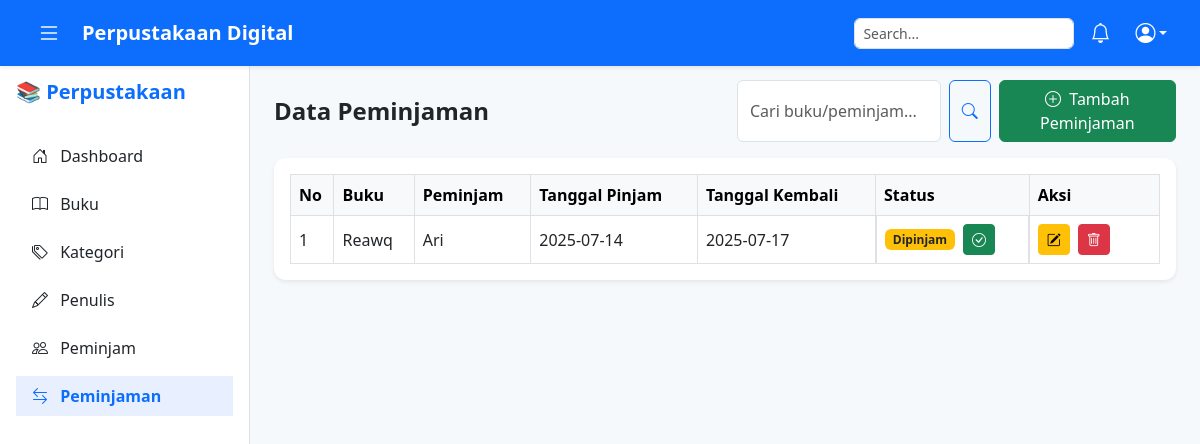
The page /pages/peminjaman.php (signed in) on the database as committed earlier.
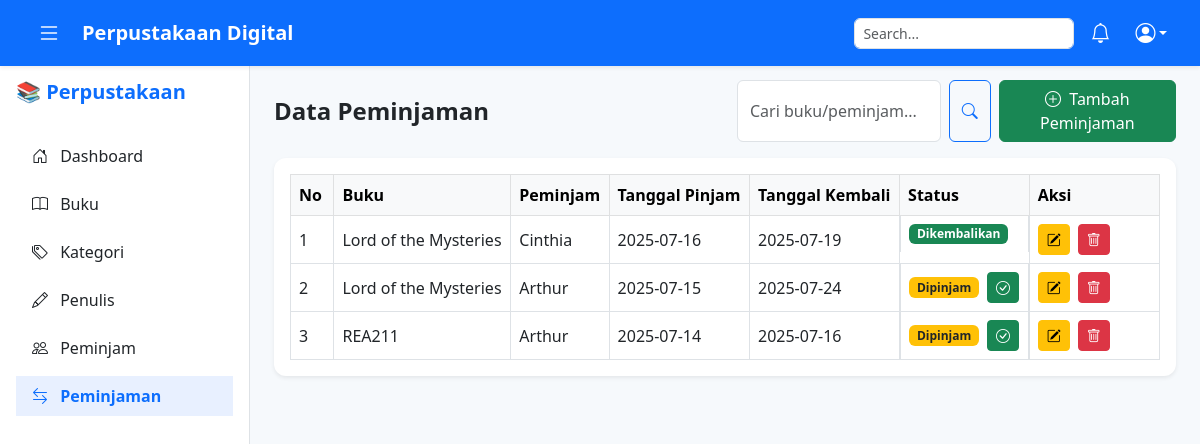
The same page on the database as committed later.
### tables this page shows
CREATE TABLE `tb_peminjaman` (
  `id_peminjaman` int(11) NOT NULL,
  `id_buku` int(11) DEFAULT NULL,
  `id_peminjam` int(11) DEFAULT NULL,
  `tanggal_pinjam` date DEFAULT NULL,
  `tanggal_kembali` date DEFAULT NULL,
  `status` enum('Dipinjam','Dikembalikan','Terlambat') DEFAULT 'Dipinjam'
);

CREATE TABLE `tb_buku` (
  `id_buku` int(11) NOT NULL,
  `judul_buku` varchar(200) NOT NULL,
  `tahun_terbit` year(4) DEFAULT NULL,
  `id_kategori` int(11) DEFAULT NULL,
  `id_penulis` int(11) DEFAULT NULL
);

CREATE TABLE `tb_peminjam` (
  `id_peminjam` int(11) NOT NULL,
  `nama_peminjam` varchar(100) NOT NULL,
  `no_hp` varchar(20) DEFAULT NULL,
  `alamat` text DEFAULT NULL
);

### pages/peminjaman.php (the view, shortened to what this page needs)
<?php
include '../config/koneksi.php';
include '../componen/header.php';
include '../componen/sidebar.php';
$cari = $_GET['cari'] ?? '';
$data = mysqli_query($conn, "
    SELECT pj.*, b.judul_buku, pm.nama_peminjam
    FROM tb_peminjaman pj
    LEFT JOIN tb_buku b ON pj.id_buku = b.id_buku
    LEFT JOIN tb_peminjam pm ON pj.id_peminjam = pm.id_peminjam
    WHERE b.judul_buku LIKE '%$cari%' OR pm.nama_peminjam LIKE '%$cari%'
    ORDER BY pj.id_peminjaman DESC
");
?>
<main class="main-content" style="margin-left: 250px; padding-top: 80px; background-color: #f6f9fc;">
    <div class="container-fluid px-4">
        <div class="row align-items-center mb-3">
            <div class="col-md-6">
                <h4 class="fw-bold mb-0">Data Peminjaman</h4>
            </div>
            <div class="col-md-6 d-flex justify-content-end gap-2">
                <form method="GET" class="d-flex" role="search">
                    <input type="text" name="cari" class="form-control me-2" placeholder="Cari buku/peminjam..." value="<?= htmlspecialchars($cari); ?>">
                    <button class="btn btn-outline-primary" type="submit">
                        <i class="bi bi-search"></i>
                    </button>
                </form>
                <a href="tambah_peminjaman.php" class="btn btn-success">
                    <i class="bi bi-plus-circle me-1"></i> Tambah Peminjaman
                </a>
            </div>
        </div>
        <div class="card border-0 shadow-sm">
            <div class="card-body table-responsive">
                <table class="table table-bordered table-hover align-middle mb-0">
                    <thead class="table-light">
                        <tr>
                            <th style="width: 5%;">No</th>
                            <th>Buku</th>
                            <th>Peminjam</th>
                            <th>Tanggal Pinjam</th>
                            <th>Tanggal Kembali</th>
                            <th>Status</th>
                            <th style="width: 15%;">Aksi</th>
                        </tr>
                    </thead>
                    <tbody>
                        <?php $no = 1;
                        while ($d = mysqli_fetch_array($data)) { ?>
                            <tr>
                                <td><?= $no++; ?></td>
                                <td><?= htmlspecialchars($d['judul_buku']); ?></td>
                                <td><?= htmlspecialchars($d['nama_peminjam']); ?></td>
                                <td><?= $d['tanggal_pinjam']; ?></td>
                                <td><?= $d['tanggal_kembali']; ?></td>
                                <td class="d-flex align-items-center gap-2">
                                    <?php if ($d['status'] == 'Dikembalikan'): ?>
                                        <span class="badge bg-success">Dikembalikan</span>
                                    <?php elseif ($d['status'] == 'Terlambat'): ?>
                                        <span class="badge bg-danger">Terlambat</span>
                                    <?php else: ?>
                                        <span class="badge bg-warning text-dark">Dipinjam</span>
                                    <?php endif; ?>
                                    <?php if ($d['status'] == 'Dipinjam' || $d['status'] == 'Terlambat'): ?>
                                        <a href="../proses/peminjaman_proses.php?selesai&id=<?= $d['id_peminjaman']; ?>"
                                            class="btn btn-sm btn-success"
                                            onclick="return confirm('Tandai sebagai dikembalikan?')">
                                            <i class="bi bi-check-circle"></i>
                                        </a>
                                    <?php endif; ?>
                                </td>
                                <td>
                                    <a href="edit_peminjaman.php?id=<?= $d['id_peminjaman']; ?>" class="btn btn-sm btn-warning me-1">
                                        <i class="bi bi-pencil-square"></i>
                                    </a>
                                    <a href="../proses/peminjaman_proses.php?hapus&id=<?= $d['id_peminjaman']; ?>" class="btn btn-sm btn-danger" onclick="return confirm('Hapus?')">
                                        <i class="bi bi-trash"></i>
                                    </a>
                                </td>
                            </tr>
                        <?php } ?>
                    </tbody>
                </table>
            </div>
        </div>
    </div>
</main>
<?php include '../componen/footer.php'; ?>

### componen/header.php (shortened to what this page needs)
<!DOCTYPE html>
<html lang="id">
<head>
    <link href="https://cdn.jsdelivr.net/npm/bootstrap@5.3.0/dist/css/bootstrap.min.css" rel="stylesheet">
    <link href="https://cdn.jsdelivr.net/npm/bootstrap-icons@1.10.5/font/bootstrap-icons.css" rel="stylesheet">
    <link rel="stylesheet" href="../assets/css/style.css">
</head>
<body>
    <nav class="navbar navbar-expand-lg navbar-primary bg-primary shadow-sm fixed-top" style="z-index: 1040;">
        <div class="container-fluid px-4">
            <button class="btn text-white me-2" id="toggleSidebar"><i class="bi bi-list fs-4"></i></button>
            <span class="navbar-brand text-white fw-bold">Perpustakaan Digital</span>
            <div class="ms-auto d-flex align-items-center">
                <form class="d-none d-md-block me-3">
                    <input type="text" class="form-control form-control-sm rounded" placeholder="Search...">
                </form>
                <i class="bi bi-bell text-white fs-5 me-3"></i>
                <div class="dropdown">
                    <button class="btn btn-sm text-white dropdown-toggle d-flex align-items-center" type="button" id="dropdownUser" data-bs-toggle="dropdown" aria-expanded="false">
                        <i class="bi bi-person-circle fs-5"></i>
                    </button>
                </div>
            </div>
        </div>
    </nav>

### componen/sidebar.php
<?php $page = basename($_SERVER['PHP_SELF']); ?>
<div id="sidebar" class="bg-white border-end vh-100 position-fixed" style="width: 250px; top: 56px;">
    <div class="p-3">
        <h5 class="fw-bold text-primary mb-4 mt-2">📚 Perpustakaan</h5>
        <ul class="nav flex-column">
            <li class="nav-item mt-2">
                <a href="dashboard.php" class="nav-link <?= ($page == 'dashboard.php') ? 'active text-primary fw-semibold' : 'text-dark' ?>">
                    <i class="bi bi-house-door me-2"></i> Dashboard
                </a>
            </li>
            <li class="nav-item mt-2">
                <a href="buku.php" class="nav-link <?= ($page == 'buku.php' || $page == 'tambah_buku.php' || $page == 'edit_buku.php') ? 'active text-primary fw-semibold' : 'text-dark' ?>">
                    <i class="bi bi-book me-2"></i> Buku
                </a>
            </li>
            <li class="nav-item mt-2">
                <a href="kategori.php" class="nav-link <?= ($page == 'kategori.php' || $page == 'tambah_kategori.php' || $page == 'edit_kategori.php') ? 'active text-primary fw-semibold' : 'text-dark' ?>">
                    <i class="bi bi-tags me-2"></i> Kategori
                </a>
            </li>
            <li class="nav-item mt-2">
                <a href="penulis.php" class="nav-link <?= ($page == 'penulis.php' || $page == 'tambah_penulis.php' || $page == 'edit_penulis.php') ? 'active text-primary fw-semibold' : 'text-dark' ?>">
                    <i class="bi bi-pencil me-2"></i> Penulis
                </a>
            </li>
            <li class="nav-item mt-2">
                <a href="peminjam.php" class="nav-link <?= ($page == 'peminjam.php' || $page == 'tambah_peminjam.php' || $page == 'edit_peminjam.php') ? 'active text-primary fw-semibold' : 'text-dark' ?>">
                    <i class="bi bi-people me-2"></i> Peminjam
                </a>
            </li>
            <li class="nav-item mt-2">
                <a href="peminjaman.php" class="nav-link <?= ($page == 'peminjaman.php' || $page == 'tambah_peminjaman.php' || $page == 'edit_peminjaman.php') ? 'active text-primary fw-semibold' : 'text-dark' ?>">
                    <i class="bi bi-arrow-left-right me-2"></i> Peminjaman
                </a>
            </li>
        </ul>
    </div>
</div>

### componen/footer.php (shortened to what this page needs)
<body>
</body>
</html>

### assets/css/style.css (style rules this page uses)
body { background-color: #f6f9fc; font-family: "Segoe UI", sans-serif; overflow-x: hidden; }
.card { border-radius: 12px; }
.nav-link.active { background-color: #e8f0ff; font-weight: 600; }
.table th, .table td { vertical-align: middle; }

Rows that differ between the two databases and show on the page:
added tb_peminjaman: id_buku.judul_buku "Lord of the Mysteries", id_peminjam.nama_peminjam "Cinthia", tanggal_pinjam "2025-07-16", tanggal_kembali "2025-07-19", status "Dikembalikan"
added tb_peminjaman: id_buku.judul_buku "Lord of the Mysteries", id_peminjam.nama_peminjam "Arthur", tanggal_pinjam "2025-07-15", tanggal_kembali "2025-07-24", status "Dipinjam"
changed tb_peminjaman: id_buku.judul_buku "Reawq" → "REA211"; id_peminjam.nama_peminjam "Ari" → "Arthur"; tanggal_kembali "2025-07-17" → "2025-07-16"
